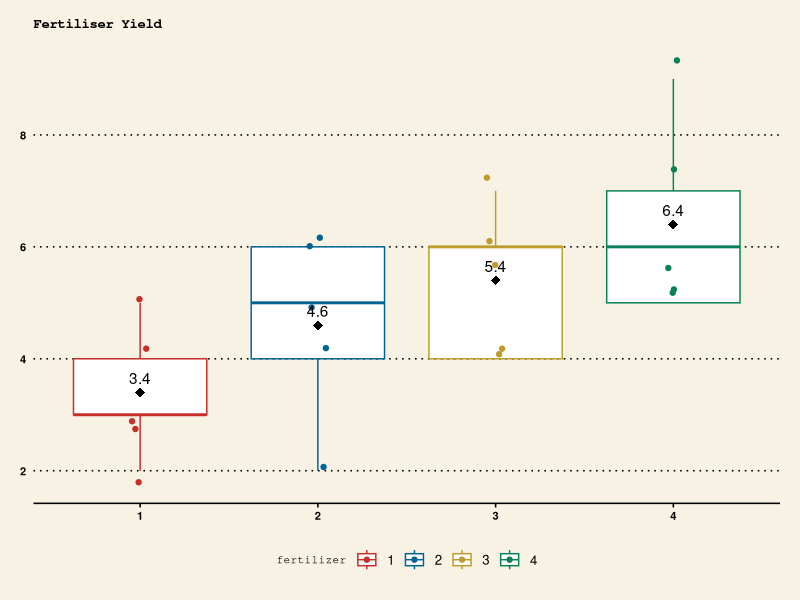

Write R code to recreate this figure.
###Load the required packages
library(dplyr)
library(ggplot2)
library(ggthemes)
library(multcomp)
library(caret)
library(randomForest)
library(e1071)
library(class)

date<-Sys.Date()

### Set Working Directory
setwd("C:\\Users\\...\\MATH501")

###################################################################

## Frequentist One-way Analysis of Variance

### Scenario:
# A farming consortium conducts an experiment to test four types of fertilizer, using 20 fields that have similar soil types and weather conditions.
# Each fertilizer is assigned at random to five fields. 
# A crop is grown and the yield in tonnes per hectare is recorded.

## Create Data:
# Data
yield <- c( 3, 2, 4, 3, 5,
            5, 4, 2, 6, 6,
            7, 6, 4, 6, 4,
            7, 5, 5, 6, 9)
# Assign the corresponding fertilizer

fertilizer <- factor(c(rep(1, 5), 
                       rep(2, 5),
                       rep(3,5),
                       rep(4, 5)))

# Put the data into a data frame

fertilizer_df <- data.frame(yield, fertilizer)

# Assign y[k]
y <- fertilizer_df$yield

# Assign group[k]
group <- fertilizer_df$fertilizer

# Specify precision
options(digits = 5) 
#
fertilizer_df %>% 
  group_by(fertilizer) %>%
  summarize(yield_mean = mean(yield),
            yield_sd = sd(yield))

######

## Part a)

# Using ggplot2 we visualize the data

ggplot(fertilizer_df, aes(x = fertilizer, y = yield, 
                          colour = fertilizer)) +
  geom_boxplot(varwidth = TRUE) +
  geom_jitter(width = 0.05) +
  labs(x = "Fertilizer",
       y = "Yield") +
  stat_summary(fun.y = mean, 
               colour="black", 
               geom = "point", 
               shape = 18, 
               size = 3,
               show.legend = FALSE) +
  stat_summary(fun.y = mean, 
               colour = "black", 
               geom = "text", 
               show.legend = FALSE, 
               vjust = -0.7, 
               aes(label = round(..y.., digits = 3))) +
  theme_wsj() + scale_color_wsj("colors6") +
  theme(legend.position = "bottom", plot.title = element_text(size = 10), legend.title = element_text(size = 8), axis.text = element_text(size = 8)) +
  ggtitle("Fertiliser Yield")

######

## Part b)

# We perform a frequentist hypothesis test of size 0.05 of whether the underlying average crop yield is different 
# when a different fertilizer is applied.

freq_fertiliser <- lm(yield ~ fertilizer, data = fertilizer_df)

anova(freq_fertiliser)

# Extract the p-value

fertilizer_p <- anova(freq_fertiliser)$`Pr(>F)`[1]

######

## Part c)

# We perform a Follow-up Analysis using Tukey Honest Significant Differences

aov_fertilizer <- aov(yield ~ fertilizer, data = fertilizer_df)

coef(aov_fertilizer)
summary(aov_fertilizer)
model.matrix(aov_fertilizer)

# Perform Tukey HSD
TukeyHSD(aov_fertilizer)

######

## Part d)

# Is the underlying crop yield level $\mu4$ obtained using the fourth fertilizer more than 0.5 units greater 
# than the average of the underlying crop yield levels obtained using the other three fertilizers, $\mu1$, $\mu2$ and $\mu3$ respectively?

# To estimate the parameters $\mu1$, $\mu2$ and $\mu3$, instead of $\mu1$, $\alpha2$ and $\alpha3$:
para_fertilizer <- lm(yield ~ fertilizer - 1 , data = fertilizer_df)

ght_fertilizer <- glht(para_fertilizer, # Parameterized using mu_1, mu_2, mu_3 and mu_4
                       # Tesxted Hypothesis
                       linfct = c("fertilizer2 - fertilizer1 = 0",
                                  # Null Hypotheses
                                  "fertilizer3 - fertilizer1 = 0",
                                  "fertilizer3 - fertilizer2 = 0",
                                  "fertilizer4 - fertilizer1 = 0",
                                  "fertilizer4 - fertilizer2 = 0",
                                  "fertilizer4 - fertilizer3 = 0"))

summary(ght_fertilizer)

# Is $\mu4$ at least 0.5 units greater than the average of the underlying crop yield levels?
ght_mu4 <- glht(para_fertilizer, 
                # State the hypothesis to be tested (null hypothesis):
                linfct = c("fertilizer4  - (fertilizer1 + fertilizer2 + fertilizer3) / 3 <= 0.5"))

summary(ght_mu4)
